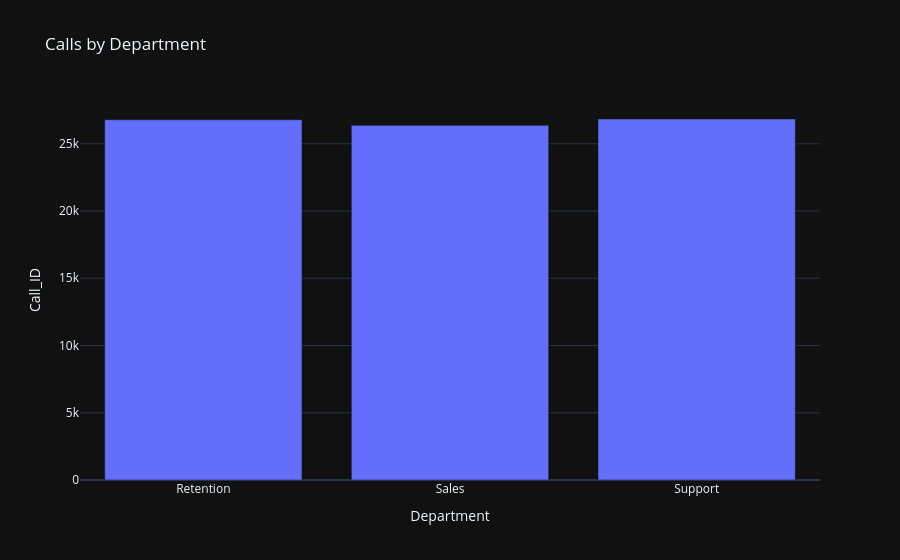

The notebook cell this image was saved under:
### Markdown cell above
Calls by Department

### Code cell
dept_calls = df.groupby('Department')['Call_ID'].count().reset_index()

fig = px.bar(
    dept_calls,
    x='Department',
    y='Call_ID',
    title='Calls by Department'
)

fig.show()

### Figure 1 — Plotly figure (JSON) as saved in the notebook; plotly's stock layout.template omitted (floating-point values rounded to 4 significant figures)
{"data": [{"hovertemplate": "Department=%{x}<br>Call_ID=%{y}<extra></extra>", "legendgroup": "", "marker": {"color": "#636efa", "pattern": {"shape": ""}}, "name": "", "orientation": "v", "showlegend": false, "textposition": "auto", "x": ["Retention", "Sales", "Support"], "xaxis": "x", "y": [26787, 26370, 26843], "yaxis": "y", "type": "bar"}], "layout": {"xaxis": {"anchor": "y", "domain": [0.0, 1.0], "title": {"text": "Department"}}, "yaxis": {"anchor": "x", "domain": [0.0, 1.0], "title": {"text": "Call_ID"}}, "legend": {"tracegroupgap": 0}, "title": {"text": "Calls by Department"}, "barmode": "relative"}}
